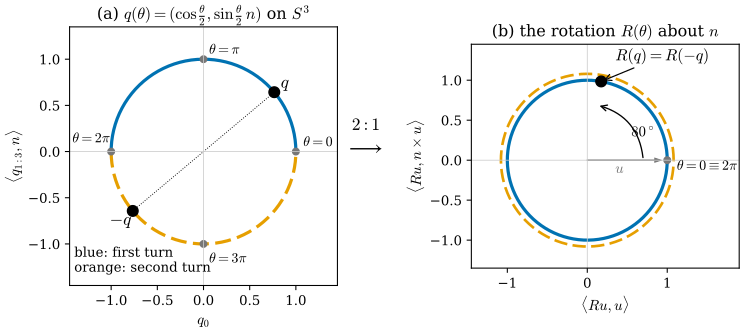

This chart was generated by the following Python code:
"""Figure 28.2.4: the double cover S^3 -> SO(3) restricted to rotations about one axis n (Section 28.2).

(a) The great circle {(cos a, sin a n)} of S^3 drawn in its own plane: horizontal axis q_0, vertical axis
    <q_{1:3}, n>. The unit quaternion of the rotation by theta about n is q(theta) = (cos(theta/2), sin(theta/2) n), so
    a = theta/2. Blue: 0 <= theta < 2 pi (first full turn, a in [0, pi)); orange dashed: 2 pi <= theta < 4 pi (second
    turn). Black dots: q for theta = 80 degrees and -q (theta = 440 degrees).
(b) The rotations themselves: R(theta) acting on a unit vector u perpendicular to n, drawn in the plane
    perpendicular to n. Both turns cover the whole circle (the orange copy is drawn at radius 1.08 to stay visible),
    and q and -q give the same rotation (one black dot).
Self-check: R(q) = R(-q) via (29.2.5); q(2 pi) = -q(0); the angle between q(theta1) and q(theta2) on S^3 is
|theta1 - theta2|/2 (for |theta1 - theta2| <= 2 pi).

Run from the project root:
``PYTHONPATH=tools python3 chapters/28-lie-groups-poses/figures/fig-28-2-4-double-cover.py``
"""

import os
import pathlib
import sys

os.environ.setdefault("OMP_NUM_THREADS", "4")
os.environ.setdefault("OPENBLAS_NUM_THREADS", "4")
sys.path.insert(0, str(pathlib.Path(__file__).resolve().parents[1] / "lib"))
import dglie as L  # noqa: E402

import dgfig  # noqa: E402

dgfig.setup()

import matplotlib.pyplot as plt  # noqa: E402
import numpy as np  # noqa: E402

C = dgfig.COLORS
n = np.array([0.0, 0.6, 0.8])
u = np.array([1.0, 0.0, 0.0])
v = np.cross(n, u)


def q_of(theta):
    return np.concatenate([[np.cos(theta / 2)], np.sin(theta / 2) * n])


th0 = np.radians(80)
q = q_of(th0)
assert np.allclose(L.q_to_R(q), L.q_to_R(-q))
assert np.allclose(L.q_to_R(q), L.expSO3(th0 * n))
assert np.allclose(q_of(2 * np.pi), -q_of(0))
assert np.allclose(q_of(th0 + 2 * np.pi), -q)
for t1, t2 in [(0.3, 2.0), (1.0, 5.5)]:
    assert np.isclose(np.arccos(np.clip(q_of(t1) @ q_of(t2), -1, 1)), abs(t1 - t2) / 2)

fig, (ax, bx) = plt.subplots(1, 2, figsize=(9.0, 4.2), gridspec_kw=dict(wspace=0.5))
a1 = np.linspace(0, np.pi, 200)
a2 = np.linspace(np.pi, 2 * np.pi, 200)
ax.plot(np.cos(a1), np.sin(a1), color=C["tangent"], lw=2.4)
ax.plot(np.cos(a2), np.sin(a2), color=C["accent"], lw=2.4, ls=(0, (5, 2)))
for th, lab, off in [(0, r"$\theta = 0$", (0.08, 0.06)), (np.pi, r"$\theta = \pi$", (0.06, 0.06)),
                     (2 * np.pi, r"$\theta = 2\pi$", (-0.42, 0.1)), (3 * np.pi, r"$\theta = 3\pi$", (0.06, -0.2))]:
    p = q_of(th)
    ax.plot(p[0], p[1:] @ n, "o", color=C["aux"], ms=5)
    ax.text(p[0] + off[0], p[1:] @ n + off[1], lab, fontsize=10.5)
for pp, lab, off in [(q, r"$q$", (0.07, 0.05)), (-q, r"$-q$", (-0.25, -0.15))]:
    ax.plot(pp[0], pp[1:] @ n, "o", color=C["main"], ms=8, zorder=5)
    ax.text(pp[0] + off[0], pp[1:] @ n + off[1], lab, fontsize=13)
ax.plot([q[0], -q[0]], [q[1:] @ n, -q[1:] @ n], color=C["main"], lw=0.7, ls=":")
ax.axhline(0, color="#CCCCCC", lw=0.6)
ax.axvline(0, color="#CCCCCC", lw=0.6)
ax.set_aspect("equal")
ax.set_xlim(-1.45, 1.45)
ax.set_ylim(-1.45, 1.35)
ax.set_xlabel(r"$q_0$")
ax.set_ylabel(r"$\langle q_{1:3}, n\rangle$")
ax.set_title(r"(a) $q(\theta) = (\cos\frac{\theta}{2}, \sin\frac{\theta}{2}\,n)$ on $S^3$", fontsize=12)
ax.text(-1.4, -1.3, "blue: first turn\norange: second turn", fontsize=10)

t1 = np.linspace(0, 2 * np.pi, 300)
bx.plot(np.cos(t1), np.sin(t1), color=C["tangent"], lw=2.4)
bx.plot(1.08 * np.cos(t1), 1.08 * np.sin(t1), color=C["accent"], lw=2.0, ls=(0, (5, 2)))
p = L.q_to_R(q) @ u
assert np.allclose([p @ u, p @ v], [np.cos(th0), np.sin(th0)])
bx.plot(np.cos(th0), np.sin(th0), "o", color=C["main"], ms=8, zorder=5)
bx.annotate(r"$R(q) = R(-q)$", xy=(np.cos(th0), np.sin(th0)), xytext=(0.35, 1.25), fontsize=12,
            arrowprops=dict(arrowstyle="->", lw=0.9))
bx.annotate("", xy=(0.7 * np.cos(th0), 0.7 * np.sin(th0)), xytext=(0.7, 0),
            arrowprops=dict(arrowstyle="->", lw=1.0, connectionstyle="arc3,rad=0.35"))
bx.text(0.55, 0.3, r"$80^\circ$", fontsize=11)
bx.plot(1, 0, "o", color=C["aux"], ms=5)
bx.text(1.12, -0.12, r"$\theta = 0 \equiv 2\pi$", fontsize=10.5)
bx.arrow(0, 0, 0.92, 0, color=C["aux"], width=0.004, head_width=0.05, length_includes_head=True)
bx.text(0.35, -0.16, r"$u$", fontsize=11, color=C["aux"])
bx.axhline(0, color="#CCCCCC", lw=0.6)
bx.axvline(0, color="#CCCCCC", lw=0.6)
bx.set_aspect("equal")
bx.set_xlim(-1.45, 1.9)
bx.set_ylim(-1.35, 1.45)
bx.set_xlabel(r"$\langle R u, u\rangle$")
bx.set_ylabel(r"$\langle R u, n \times u\rangle$")
bx.set_title(r"(b) the rotation $R(\theta)$ about $n$", fontsize=12)
fig.text(0.468, 0.56, r"$2:1$", fontsize=13, ha="center")
fig.text(0.468, 0.5, r"$\longrightarrow$", fontsize=16, ha="center")

dgfig.save(fig, __file__)
